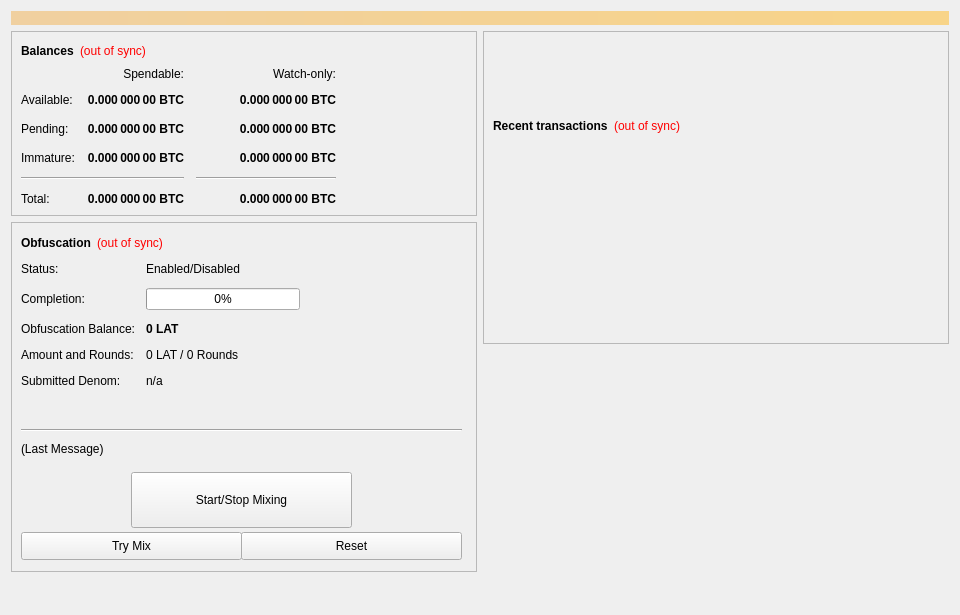
<?xml version="1.0" encoding="UTF-8"?>
<ui version="4.0">
 <class>OverviewPage</class>
 <widget class="QWidget" name="OverviewPage">
  <property name="geometry">
   <rect>
    <x>0</x>
    <y>0</y>
    <width>960</width>
    <height>615</height>
   </rect>
  </property>
  <property name="minimumSize">
   <size>
    <width>960</width>
    <height>0</height>
   </size>
  </property>
  <property name="windowTitle">
   <string>Form</string>
  </property>
  <layout class="QVBoxLayout" name="topLayout">
   <item>
    <widget class="QLabel" name="labelAlerts">
     <property name="visible">
      <bool>false</bool>
     </property>
     <property name="styleSheet">
      <string notr="true">background-color: qlineargradient(x1: 0, y1: 0, x2: 1, y2: 0, stop:0 #F0D0A0, stop:1 #F8D488); color:#000000;</string>
     </property>
     <property name="wordWrap">
      <bool>true</bool>
     </property>
     <property name="margin">
      <number>3</number>
     </property>
    </widget>
   </item>
   <item>
    <layout class="QHBoxLayout" name="horizontalLayout" stretch="1,1">
     <item>
      <layout class="QVBoxLayout" name="verticalLayout_2">
       <item>
        <widget class="QFrame" name="frame">
         <property name="frameShape">
          <enum>QFrame::StyledPanel</enum>
         </property>
         <property name="frameShadow">
          <enum>QFrame::Raised</enum>
         </property>
         <layout class="QVBoxLayout" name="verticalLayout_4">
          <item>
           <layout class="QHBoxLayout" name="horizontalLayout_4">
            <item>
             <widget class="QLabel" name="label_5">
              <property name="font">
               <font>
                <weight>75</weight>
                <bold>true</bold>
               </font>
              </property>
              <property name="text">
               <string>Balances</string>
              </property>
             </widget>
            </item>
            <item>
             <widget class="QLabel" name="labelWalletStatus">
              <property name="cursor">
               <cursorShape>WhatsThisCursor</cursorShape>
              </property>
              <property name="toolTip">
               <string>The displayed information may be out of date. Your wallet automatically synchronizes with the Latinex network after a connection is established, but this process has not completed yet.</string>
              </property>
              <property name="styleSheet">
               <string notr="true">QLabel { color: red; }</string>
              </property>
              <property name="text">
               <string notr="true">(out of sync)</string>
              </property>
              <property name="alignment">
               <set>Qt::AlignLeading|Qt::AlignLeft|Qt::AlignVCenter</set>
              </property>
             </widget>
            </item>
            <item>
             <spacer name="horizontalSpacer_3">
              <property name="orientation">
               <enum>Qt::Horizontal</enum>
              </property>
              <property name="sizeHint" stdset="0">
               <size>
                <width>40</width>
                <height>20</height>
               </size>
              </property>
             </spacer>
            </item>
           </layout>
          </item>
          <item>
           <layout class="QGridLayout" name="gridLayout">
            <property name="spacing">
             <number>12</number>
            </property>
            <item row="2" column="2">
             <widget class="QLabel" name="labelWatchPending">
              <property name="font">
               <font>
                <weight>75</weight>
                <bold>true</bold>
               </font>
              </property>
              <property name="cursor">
               <cursorShape>IBeamCursor</cursorShape>
              </property>
              <property name="toolTip">
               <string>Unconfirmed transactions to watch-only addresses</string>
              </property>
              <property name="text">
               <string notr="true">0.000 000 00 BTC</string>
              </property>
              <property name="alignment">
               <set>Qt::AlignRight|Qt::AlignTrailing|Qt::AlignVCenter</set>
              </property>
              <property name="textInteractionFlags">
               <set>Qt::LinksAccessibleByMouse|Qt::TextSelectableByKeyboard|Qt::TextSelectableByMouse</set>
              </property>
             </widget>
            </item>
            <item row="2" column="1">
             <widget class="QLabel" name="labelUnconfirmed">
              <property name="font">
               <font>
                <weight>75</weight>
                <bold>true</bold>
               </font>
              </property>
              <property name="cursor">
               <cursorShape>IBeamCursor</cursorShape>
              </property>
              <property name="toolTip">
               <string>Total of transactions that have yet to be confirmed, and do not yet count toward the spendable balance</string>
              </property>
              <property name="text">
               <string notr="true">0.000 000 00 BTC</string>
              </property>
              <property name="alignment">
               <set>Qt::AlignRight|Qt::AlignTrailing|Qt::AlignVCenter</set>
              </property>
              <property name="textInteractionFlags">
               <set>Qt::LinksAccessibleByMouse|Qt::TextSelectableByKeyboard|Qt::TextSelectableByMouse</set>
              </property>
             </widget>
            </item>
            <item row="3" column="2">
             <widget class="QLabel" name="labelWatchImmature">
              <property name="font">
               <font>
                <weight>75</weight>
                <bold>true</bold>
               </font>
              </property>
              <property name="cursor">
               <cursorShape>IBeamCursor</cursorShape>
              </property>
              <property name="toolTip">
               <string>Staked or masternode rewards in watch-only addresses that has not yet matured</string>
              </property>
              <property name="text">
               <string notr="true">0.000 000 00 BTC</string>
              </property>
              <property name="alignment">
               <set>Qt::AlignRight|Qt::AlignTrailing|Qt::AlignVCenter</set>
              </property>
              <property name="textInteractionFlags">
               <set>Qt::LinksAccessibleByMouse|Qt::TextSelectableByKeyboard|Qt::TextSelectableByMouse</set>
              </property>
             </widget>
            </item>
            <item row="4" column="0" colspan="2">
             <widget class="Line" name="lineSpendableBalance">
              <property name="orientation">
               <enum>Qt::Horizontal</enum>
              </property>
             </widget>
            </item>
            <item row="4" column="2">
             <widget class="Line" name="lineWatchBalance">
              <property name="sizePolicy">
               <sizepolicy hsizetype="Preferred" vsizetype="Fixed">
                <horstretch>0</horstretch>
                <verstretch>0</verstretch>
               </sizepolicy>
              </property>
              <property name="minimumSize">
               <size>
                <width>140</width>
                <height>0</height>
               </size>
              </property>
              <property name="orientation">
               <enum>Qt::Horizontal</enum>
              </property>
             </widget>
            </item>
            <item row="5" column="0">
             <widget class="QLabel" name="labelTotalText">
              <property name="text">
               <string>Total:</string>
              </property>
             </widget>
            </item>
            <item row="3" column="1">
             <widget class="QLabel" name="labelImmature">
              <property name="font">
               <font>
                <weight>75</weight>
                <bold>true</bold>
               </font>
              </property>
              <property name="cursor">
               <cursorShape>IBeamCursor</cursorShape>
              </property>
              <property name="toolTip">
               <string>Staked or masternode rewards that has not yet matured</string>
              </property>
              <property name="text">
               <string notr="true">0.000 000 00 BTC</string>
              </property>
              <property name="alignment">
               <set>Qt::AlignRight|Qt::AlignTrailing|Qt::AlignVCenter</set>
              </property>
              <property name="textInteractionFlags">
               <set>Qt::LinksAccessibleByMouse|Qt::TextSelectableByKeyboard|Qt::TextSelectableByMouse</set>
              </property>
             </widget>
            </item>
            <item row="2" column="3">
             <spacer name="horizontalSpacer_2">
              <property name="orientation">
               <enum>Qt::Horizontal</enum>
              </property>
              <property name="sizeHint" stdset="0">
               <size>
                <width>40</width>
                <height>20</height>
               </size>
              </property>
             </spacer>
            </item>
            <item row="3" column="0">
             <widget class="QLabel" name="labelImmatureText">
              <property name="text">
               <string>Immature:</string>
              </property>
             </widget>
            </item>
            <item row="5" column="1">
             <widget class="QLabel" name="labelTotal">
              <property name="font">
               <font>
                <weight>75</weight>
                <bold>true</bold>
               </font>
              </property>
              <property name="cursor">
               <cursorShape>IBeamCursor</cursorShape>
              </property>
              <property name="toolTip">
               <string>Your current total balance</string>
              </property>
              <property name="text">
               <string notr="true">0.000 000 00 BTC</string>
              </property>
              <property name="alignment">
               <set>Qt::AlignRight|Qt::AlignTrailing|Qt::AlignVCenter</set>
              </property>
              <property name="textInteractionFlags">
               <set>Qt::LinksAccessibleByMouse|Qt::TextSelectableByKeyboard|Qt::TextSelectableByMouse</set>
              </property>
             </widget>
            </item>
            <item row="5" column="2">
             <widget class="QLabel" name="labelWatchTotal">
              <property name="font">
               <font>
                <weight>75</weight>
                <bold>true</bold>
               </font>
              </property>
              <property name="cursor">
               <cursorShape>IBeamCursor</cursorShape>
              </property>
              <property name="toolTip">
               <string>Current total balance in watch-only addresses</string>
              </property>
              <property name="text">
               <string notr="true">0.000 000 00 BTC</string>
              </property>
              <property name="alignment">
               <set>Qt::AlignRight|Qt::AlignTrailing|Qt::AlignVCenter</set>
              </property>
              <property name="textInteractionFlags">
               <set>Qt::LinksAccessibleByMouse|Qt::TextSelectableByKeyboard|Qt::TextSelectableByMouse</set>
              </property>
             </widget>
            </item>
            <item row="0" column="2">
             <widget class="QLabel" name="labelWatchonly">
              <property name="text">
               <string>Watch-only:</string>
              </property>
              <property name="alignment">
               <set>Qt::AlignRight|Qt::AlignTrailing|Qt::AlignVCenter</set>
              </property>
             </widget>
            </item>
            <item row="1" column="0">
             <widget class="QLabel" name="labelBalanceText">
              <property name="text">
               <string>Available:</string>
              </property>
             </widget>
            </item>
            <item row="1" column="1">
             <widget class="QLabel" name="labelBalance">
              <property name="font">
               <font>
                <weight>75</weight>
                <bold>true</bold>
               </font>
              </property>
              <property name="cursor">
               <cursorShape>IBeamCursor</cursorShape>
              </property>
              <property name="toolTip">
               <string>Your current spendable balance</string>
              </property>
              <property name="text">
               <string notr="true">0.000 000 00 BTC</string>
              </property>
              <property name="alignment">
               <set>Qt::AlignRight|Qt::AlignTrailing|Qt::AlignVCenter</set>
              </property>
              <property name="textInteractionFlags">
               <set>Qt::LinksAccessibleByMouse|Qt::TextSelectableByKeyboard|Qt::TextSelectableByMouse</set>
              </property>
             </widget>
            </item>
            <item row="1" column="2">
             <widget class="QLabel" name="labelWatchAvailable">
              <property name="font">
               <font>
                <weight>75</weight>
                <bold>true</bold>
               </font>
              </property>
              <property name="cursor">
               <cursorShape>IBeamCursor</cursorShape>
              </property>
              <property name="toolTip">
               <string>Your current balance in watch-only addresses</string>
              </property>
              <property name="text">
               <string notr="true">0.000 000 00 BTC</string>
              </property>
              <property name="alignment">
               <set>Qt::AlignRight|Qt::AlignTrailing|Qt::AlignVCenter</set>
              </property>
              <property name="textInteractionFlags">
               <set>Qt::LinksAccessibleByMouse|Qt::TextSelectableByKeyboard|Qt::TextSelectableByMouse</set>
              </property>
             </widget>
            </item>
            <item row="2" column="0">
             <widget class="QLabel" name="labelPendingText">
              <property name="text">
               <string>Pending:</string>
              </property>
             </widget>
            </item>
            <item row="0" column="1">
             <widget class="QLabel" name="labelSpendable">
              <property name="text">
               <string>Spendable:</string>
              </property>
              <property name="alignment">
               <set>Qt::AlignRight|Qt::AlignTrailing|Qt::AlignVCenter</set>
              </property>
             </widget>
            </item>
           </layout>
          </item>
         </layout>
        </widget>
       </item>
       <item>
        <widget class="QFrame" name="frameObfuscation">
         <property name="minimumSize">
          <size>
           <width>0</width>
           <height>350</height>
          </size>
         </property>
         <property name="layoutDirection">
          <enum>Qt::LeftToRight</enum>
         </property>
         <property name="frameShape">
          <enum>QFrame::StyledPanel</enum>
         </property>
         <property name="frameShadow">
          <enum>QFrame::Raised</enum>
         </property>
         <widget class="QWidget" name="formLayoutWidget">
          <property name="geometry">
           <rect>
            <x>10</x>
            <y>40</y>
            <width>451</width>
            <height>161</height>
           </rect>
          </property>
          <layout class="QFormLayout" name="formLayout">
           <property name="fieldGrowthPolicy">
            <enum>QFormLayout::AllNonFixedFieldsGrow</enum>
           </property>
           <property name="horizontalSpacing">
            <number>11</number>
           </property>
           <property name="verticalSpacing">
            <number>12</number>
           </property>
           <item row="0" column="0">
            <widget class="QLabel" name="label_6">
             <property name="text">
              <string>Status:</string>
             </property>
            </widget>
           </item>
           <item row="1" column="0">
            <widget class="QLabel" name="label_7">
             <property name="text">
              <string>Completion:</string>
             </property>
            </widget>
           </item>
           <item row="1" column="1">
            <widget class="QProgressBar" name="obfuscationProgress">
             <property name="maximumSize">
              <size>
               <width>154</width>
               <height>16777215</height>
              </size>
             </property>
             <property name="value">
              <number>0</number>
             </property>
            </widget>
           </item>
           <item row="2" column="0">
            <widget class="QLabel" name="labelAnonymizedText">
             <property name="text">
              <string>Obfuscation Balance:</string>
             </property>
            </widget>
           </item>
           <item row="2" column="1">
            <widget class="QLabel" name="labelAnonymized">
             <property name="font">
              <font>
               <weight>75</weight>
               <bold>true</bold>
              </font>
             </property>
             <property name="text">
              <string notr="true">0 LAT</string>
             </property>
            </widget>
           </item>
           <item row="3" column="0">
            <widget class="QLabel" name="label_8">
             <property name="text">
              <string>Amount and Rounds:</string>
             </property>
            </widget>
           </item>
           <item row="3" column="1">
            <widget class="QLabel" name="labelAmountRounds">
             <property name="text">
              <string>0 LAT / 0 Rounds</string>
             </property>
            </widget>
           </item>
           <item row="4" column="0">
            <widget class="QLabel" name="label_9">
             <property name="text">
              <string>Submitted Denom:</string>
             </property>
            </widget>
           </item>
           <item row="4" column="1">
            <widget class="QLabel" name="labelSubmittedDenom">
             <property name="toolTip">
              <string>The denominations you submitted to the Masternode.&lt;br&gt;To mix, other users must submit the exact same denominations.</string>
             </property>
             <property name="text">
              <string>n/a</string>
             </property>
            </widget>
           </item>
           <item row="0" column="1">
            <widget class="QLabel" name="obfuscationEnabled">
             <property name="text">
              <string>Enabled/Disabled</string>
             </property>
            </widget>
           </item>
          </layout>
         </widget>
         <widget class="QPushButton" name="runAutoDenom">
          <property name="geometry">
           <rect>
            <x>251</x>
            <y>17</y>
            <width>1</width>
            <height>1</height>
           </rect>
          </property>
          <property name="palette">
           <palette>
            <active>
             <colorrole role="WindowText">
              <brush brushstyle="SolidPattern">
               <color alpha="255">
                <red>0</red>
                <green>0</green>
                <blue>0</blue>
               </color>
              </brush>
             </colorrole>
             <colorrole role="Button">
              <brush brushstyle="SolidPattern">
               <color alpha="255">
                <red>239</red>
                <green>238</green>
                <blue>238</blue>
               </color>
              </brush>
             </colorrole>
             <colorrole role="Light">
              <brush brushstyle="SolidPattern">
               <color alpha="255">
                <red>255</red>
                <green>255</green>
                <blue>255</blue>
               </color>
              </brush>
             </colorrole>
             <colorrole role="Midlight">
              <brush brushstyle="SolidPattern">
               <color alpha="255">
                <red>247</red>
                <green>246</green>
                <blue>246</blue>
               </color>
              </brush>
             </colorrole>
             <colorrole role="Dark">
              <brush brushstyle="SolidPattern">
               <color alpha="255">
                <red>119</red>
                <green>119</green>
                <blue>119</blue>
               </color>
              </brush>
             </colorrole>
             <colorrole role="Mid">
              <brush brushstyle="SolidPattern">
               <color alpha="255">
                <red>159</red>
                <green>159</green>
                <blue>159</blue>
               </color>
              </brush>
             </colorrole>
             <colorrole role="Text">
              <brush brushstyle="SolidPattern">
               <color alpha="255">
                <red>0</red>
                <green>0</green>
                <blue>0</blue>
               </color>
              </brush>
             </colorrole>
             <colorrole role="BrightText">
              <brush brushstyle="SolidPattern">
               <color alpha="255">
                <red>255</red>
                <green>255</green>
                <blue>255</blue>
               </color>
              </brush>
             </colorrole>
             <colorrole role="ButtonText">
              <brush brushstyle="SolidPattern">
               <color alpha="255">
                <red>0</red>
                <green>0</green>
                <blue>0</blue>
               </color>
              </brush>
             </colorrole>
             <colorrole role="Base">
              <brush brushstyle="SolidPattern">
               <color alpha="255">
                <red>255</red>
                <green>255</green>
                <blue>255</blue>
               </color>
              </brush>
             </colorrole>
             <colorrole role="Window">
              <brush brushstyle="SolidPattern">
               <color alpha="255">
                <red>239</red>
                <green>238</green>
                <blue>238</blue>
               </color>
              </brush>
             </colorrole>
             <colorrole role="Shadow">
              <brush brushstyle="SolidPattern">
               <color alpha="255">
                <red>0</red>
                <green>0</green>
                <blue>0</blue>
               </color>
              </brush>
             </colorrole>
             <colorrole role="AlternateBase">
              <brush brushstyle="SolidPattern">
               <color alpha="255">
                <red>247</red>
                <green>246</green>
                <blue>246</blue>
               </color>
              </brush>
             </colorrole>
             <colorrole role="ToolTipBase">
              <brush brushstyle="SolidPattern">
               <color alpha="255">
                <red>255</red>
                <green>255</green>
                <blue>220</blue>
               </color>
              </brush>
             </colorrole>
             <colorrole role="ToolTipText">
              <brush brushstyle="SolidPattern">
               <color alpha="255">
                <red>0</red>
                <green>0</green>
                <blue>0</blue>
               </color>
              </brush>
             </colorrole>
            </active>
            <inactive>
             <colorrole role="WindowText">
              <brush brushstyle="SolidPattern">
               <color alpha="255">
                <red>0</red>
                <green>0</green>
                <blue>0</blue>
               </color>
              </brush>
             </colorrole>
             <colorrole role="Button">
              <brush brushstyle="SolidPattern">
               <color alpha="255">
                <red>239</red>
                <green>238</green>
                <blue>238</blue>
               </color>
              </brush>
             </colorrole>
             <colorrole role="Light">
              <brush brushstyle="SolidPattern">
               <color alpha="255">
                <red>255</red>
                <green>255</green>
                <blue>255</blue>
               </color>
              </brush>
             </colorrole>
             <colorrole role="Midlight">
              <brush brushstyle="SolidPattern">
               <color alpha="255">
                <red>247</red>
                <green>246</green>
                <blue>246</blue>
               </color>
              </brush>
             </colorrole>
             <colorrole role="Dark">
              <brush brushstyle="SolidPattern">
               <color alpha="255">
                <red>119</red>
                <green>119</green>
                <blue>119</blue>
               </color>
              </brush>
             </colorrole>
             <colorrole role="Mid">
              <brush brushstyle="SolidPattern">
               <color alpha="255">
                <red>159</red>
                <green>159</green>
                <blue>159</blue>
               </color>
              </brush>
             </colorrole>
             <colorrole role="Text">
              <brush brushstyle="SolidPattern">
               <color alpha="255">
                <red>0</red>
                <green>0</green>
                <blue>0</blue>
               </color>
              </brush>
             </colorrole>
             <colorrole role="BrightText">
              <brush brushstyle="SolidPattern">
               <color alpha="255">
                <red>255</red>
                <green>255</green>
                <blue>255</blue>
               </color>
              </brush>
             </colorrole>
             <colorrole role="ButtonText">
              <brush brushstyle="SolidPattern">
               <color alpha="255">
                <red>0</red>
                <green>0</green>
                <blue>0</blue>
               </color>
              </brush>
             </colorrole>
             <colorrole role="Base">
              <brush brushstyle="SolidPattern">
               <color alpha="255">
                <red>255</red>
                <green>255</green>
                <blue>255</blue>
               </color>
              </brush>
             </colorrole>
             <colorrole role="Window">
              <brush brushstyle="SolidPattern">
               <color alpha="255">
                <red>239</red>
                <green>238</green>
                <blue>238</blue>
               </color>
              </brush>
             </colorrole>
             <colorrole role="Shadow">
              <brush brushstyle="SolidPattern">
               <color alpha="255">
                <red>0</red>
                <green>0</green>
                <blue>0</blue>
               </color>
              </brush>
             </colorrole>
             <colorrole role="AlternateBase">
              <brush brushstyle="SolidPattern">
               <color alpha="255">
                <red>247</red>
                <green>246</green>
                <blue>246</blue>
               </color>
              </brush>
             </colorrole>
             <colorrole role="ToolTipBase">
              <brush brushstyle="SolidPattern">
               <color alpha="255">
                <red>255</red>
                <green>255</green>
                <blue>220</blue>
               </color>
              </brush>
             </colorrole>
             <colorrole role="ToolTipText">
              <brush brushstyle="SolidPattern">
               <color alpha="255">
                <red>0</red>
                <green>0</green>
                <blue>0</blue>
               </color>
              </brush>
             </colorrole>
            </inactive>
            <disabled>
             <colorrole role="WindowText">
              <brush brushstyle="SolidPattern">
               <color alpha="255">
                <red>119</red>
                <green>119</green>
                <blue>119</blue>
               </color>
              </brush>
             </colorrole>
             <colorrole role="Button">
              <brush brushstyle="SolidPattern">
               <color alpha="255">
                <red>239</red>
                <green>238</green>
                <blue>238</blue>
               </color>
              </brush>
             </colorrole>
             <colorrole role="Light">
              <brush brushstyle="SolidPattern">
               <color alpha="255">
                <red>255</red>
                <green>255</green>
                <blue>255</blue>
               </color>
              </brush>
             </colorrole>
             <colorrole role="Midlight">
              <brush brushstyle="SolidPattern">
               <color alpha="255">
                <red>247</red>
                <green>246</green>
                <blue>246</blue>
               </color>
              </brush>
             </colorrole>
             <colorrole role="Dark">
              <brush brushstyle="SolidPattern">
               <color alpha="255">
                <red>119</red>
                <green>119</green>
                <blue>119</blue>
               </color>
              </brush>
             </colorrole>
             <colorrole role="Mid">
              <brush brushstyle="SolidPattern">
               <color alpha="255">
                <red>159</red>
                <green>159</green>
                <blue>159</blue>
               </color>
              </brush>
             </colorrole>
             <colorrole role="Text">
              <brush brushstyle="SolidPattern">
               <color alpha="255">
                <red>119</red>
                <green>119</green>
                <blue>119</blue>
               </color>
              </brush>
             </colorrole>
             <colorrole role="BrightText">
              <brush brushstyle="SolidPattern">
               <color alpha="255">
                <red>255</red>
                <green>255</green>
                <blue>255</blue>
               </color>
              </brush>
             </colorrole>
             <colorrole role="ButtonText">
              <brush brushstyle="SolidPattern">
               <color alpha="255">
                <red>119</red>
                <green>119</green>
                <blue>119</blue>
               </color>
              </brush>
             </colorrole>
             <colorrole role="Base">
              <brush brushstyle="SolidPattern">
               <color alpha="255">
                <red>239</red>
                <green>238</green>
                <blue>238</blue>
               </color>
              </brush>
             </colorrole>
             <colorrole role="Window">
              <brush brushstyle="SolidPattern">
               <color alpha="255">
                <red>239</red>
                <green>238</green>
                <blue>238</blue>
               </color>
              </brush>
             </colorrole>
             <colorrole role="Shadow">
              <brush brushstyle="SolidPattern">
               <color alpha="255">
                <red>0</red>
                <green>0</green>
                <blue>0</blue>
               </color>
              </brush>
             </colorrole>
             <colorrole role="AlternateBase">
              <brush brushstyle="SolidPattern">
               <color alpha="255">
                <red>239</red>
                <green>238</green>
                <blue>238</blue>
               </color>
              </brush>
             </colorrole>
             <colorrole role="ToolTipBase">
              <brush brushstyle="SolidPattern">
               <color alpha="255">
                <red>255</red>
                <green>255</green>
                <blue>220</blue>
               </color>
              </brush>
             </colorrole>
             <colorrole role="ToolTipText">
              <brush brushstyle="SolidPattern">
               <color alpha="255">
                <red>0</red>
                <green>0</green>
                <blue>0</blue>
               </color>
              </brush>
             </colorrole>
            </disabled>
           </palette>
          </property>
          <property name="focusPolicy">
           <enum>Qt::NoFocus</enum>
          </property>
          <property name="autoFillBackground">
           <bool>true</bool>
          </property>
          <property name="text">
           <string/>
          </property>
          <property name="flat">
           <bool>true</bool>
          </property>
         </widget>
         <widget class="QPushButton" name="toggleObfuscation">
          <property name="geometry">
           <rect>
            <x>120</x>
            <y>250</y>
            <width>221</width>
            <height>56</height>
           </rect>
          </property>
          <property name="sizePolicy">
           <sizepolicy hsizetype="MinimumExpanding" vsizetype="Fixed">
            <horstretch>0</horstretch>
            <verstretch>0</verstretch>
           </sizepolicy>
          </property>
          <property name="text">
           <string>Start/Stop Mixing</string>
          </property>
         </widget>
         <widget class="Line" name="lineLastMessage">
          <property name="geometry">
           <rect>
            <x>10</x>
            <y>200</y>
            <width>441</width>
            <height>16</height>
           </rect>
          </property>
          <property name="orientation">
           <enum>Qt::Horizontal</enum>
          </property>
         </widget>
         <widget class="QLabel" name="obfuscationStatus">
          <property name="geometry">
           <rect>
            <x>10</x>
            <y>220</y>
            <width>451</width>
            <height>61</height>
           </rect>
          </property>
          <property name="minimumSize">
           <size>
            <width>288</width>
            <height>43</height>
           </size>
          </property>
          <property name="text">
           <string>(Last Message)</string>
          </property>
          <property name="alignment">
           <set>Qt::AlignLeading|Qt::AlignLeft|Qt::AlignTop</set>
          </property>
          <property name="wordWrap">
           <bool>true</bool>
          </property>
         </widget>
         <widget class="QPushButton" name="obfuscationAuto">
          <property name="geometry">
           <rect>
            <x>10</x>
            <y>310</y>
            <width>221</width>
            <height>28</height>
           </rect>
          </property>
          <property name="sizePolicy">
           <sizepolicy hsizetype="MinimumExpanding" vsizetype="Fixed">
            <horstretch>0</horstretch>
            <verstretch>0</verstretch>
           </sizepolicy>
          </property>
          <property name="toolTip">
           <string>Try to manually submit a Obfuscation request.</string>
          </property>
          <property name="text">
           <string>Try Mix</string>
          </property>
         </widget>
         <widget class="QPushButton" name="obfuscationReset">
          <property name="geometry">
           <rect>
            <x>230</x>
            <y>310</y>
            <width>221</width>
            <height>28</height>
           </rect>
          </property>
          <property name="sizePolicy">
           <sizepolicy hsizetype="MinimumExpanding" vsizetype="Fixed">
            <horstretch>0</horstretch>
            <verstretch>0</verstretch>
           </sizepolicy>
          </property>
          <property name="toolTip">
           <string>Reset the current status of Obfuscation (can interrupt Obfuscation if it's in the process of Mixing, which can cost you money!)</string>
          </property>
          <property name="autoFillBackground">
           <bool>false</bool>
          </property>
          <property name="text">
           <string>Reset</string>
          </property>
         </widget>
         <widget class="QWidget" name="layoutWidget">
          <property name="geometry">
           <rect>
            <x>10</x>
            <y>10</y>
            <width>431</width>
            <height>22</height>
           </rect>
          </property>
          <layout class="QHBoxLayout" name="horizontalLayout_5">
           <item>
            <widget class="QLabel" name="label_2">
             <property name="font">
              <font>
               <weight>75</weight>
               <bold>true</bold>
              </font>
             </property>
             <property name="text">
              <string>Obfuscation</string>
             </property>
            </widget>
           </item>
           <item>
            <widget class="QLabel" name="labelObfuscationSyncStatus">
             <property name="toolTip">
              <string>The displayed information may be out of date. Your wallet automatically synchronizes with the Latinex network after a connection is established, but this process has not completed yet.</string>
             </property>
             <property name="styleSheet">
              <string notr="true">QLabel { color: red; }</string>
             </property>
             <property name="text">
              <string notr="true">(out of sync)</string>
             </property>
             <property name="alignment">
              <set>Qt::AlignLeading|Qt::AlignLeft|Qt::AlignVCenter</set>
             </property>
            </widget>
           </item>
           <item>
            <spacer name="horizontalSpacer_4">
             <property name="orientation">
              <enum>Qt::Horizontal</enum>
             </property>
             <property name="sizeHint" stdset="0">
              <size>
               <width>40</width>
               <height>20</height>
              </size>
             </property>
            </spacer>
           </item>
          </layout>
         </widget>
        </widget>
       </item>
       <item>
        <spacer name="verticalSpacer">
         <property name="orientation">
          <enum>Qt::Vertical</enum>
         </property>
         <property name="sizeHint" stdset="0">
          <size>
           <width>20</width>
           <height>40</height>
          </size>
         </property>
        </spacer>
       </item>
      </layout>
     </item>
     <item>
      <layout class="QVBoxLayout" name="verticalLayout_3">
       <item>
        <widget class="QFrame" name="frame_2">
         <property name="frameShape">
          <enum>QFrame::StyledPanel</enum>
         </property>
         <property name="frameShadow">
          <enum>QFrame::Raised</enum>
         </property>
         <layout class="QVBoxLayout" name="verticalLayout">
          <item>
           <spacer name="verticalSpacer_3">
            <property name="orientation">
             <enum>Qt::Vertical</enum>
            </property>
            <property name="sizeType">
             <enum>QSizePolicy::Fixed</enum>
            </property>
            <property name="sizeHint" stdset="0">
             <size>
              <width>20</width>
              <height>75</height>
             </size>
            </property>
           </spacer>
          </item>
          <item>
           <layout class="QHBoxLayout" name="horizontalLayout_2">
            <item>
             <widget class="QLabel" name="label_4">
              <property name="font">
               <font>
                <weight>75</weight>
                <bold>true</bold>
               </font>
              </property>
              <property name="text">
               <string>Recent transactions</string>
              </property>
             </widget>
            </item>
            <item>
             <widget class="QLabel" name="labelTransactionsStatus">
              <property name="cursor">
               <cursorShape>WhatsThisCursor</cursorShape>
              </property>
              <property name="toolTip">
               <string>The displayed information may be out of date. Your wallet automatically synchronizes with the Latinex network after a connection is established, but this process has not completed yet.</string>
              </property>
              <property name="styleSheet">
               <string notr="true">QLabel { color: red; }</string>
              </property>
              <property name="text">
               <string notr="true">(out of sync)</string>
              </property>
              <property name="alignment">
               <set>Qt::AlignRight|Qt::AlignTrailing|Qt::AlignVCenter</set>
              </property>
             </widget>
            </item>
            <item>
             <spacer name="horizontalSpacer">
              <property name="orientation">
               <enum>Qt::Horizontal</enum>
              </property>
              <property name="sizeHint" stdset="0">
               <size>
                <width>40</width>
                <height>20</height>
               </size>
              </property>
             </spacer>
            </item>
           </layout>
          </item>
          <item>
           <widget class="QListView" name="listTransactions">
            <property name="styleSheet">
             <string notr="true">QListView { background: transparent; }</string>
            </property>
            <property name="frameShape">
             <enum>QFrame::NoFrame</enum>
            </property>
            <property name="verticalScrollBarPolicy">
             <enum>Qt::ScrollBarAlwaysOff</enum>
            </property>
            <property name="horizontalScrollBarPolicy">
             <enum>Qt::ScrollBarAlwaysOff</enum>
            </property>
            <property name="selectionMode">
             <enum>QAbstractItemView::NoSelection</enum>
            </property>
           </widget>
          </item>
         </layout>
        </widget>
       </item>
       <item>
        <spacer name="verticalSpacer_2">
         <property name="orientation">
          <enum>Qt::Vertical</enum>
         </property>
         <property name="sizeType">
          <enum>QSizePolicy::Expanding</enum>
         </property>
         <property name="sizeHint" stdset="0">
          <size>
           <width>20</width>
           <height>40</height>
          </size>
         </property>
        </spacer>
       </item>
      </layout>
     </item>
    </layout>
   </item>
  </layout>
 </widget>
 <resources/>
 <connections/>
</ui>
